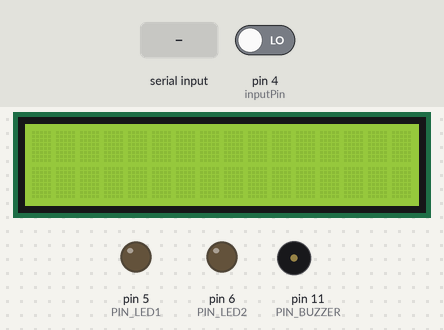
Simulated run of this sketch. Board: Arduino Uno, built with avr-gcc and run on an emulated ATmega328P. On the bench: 16×2 character LCD, output pins drawn as LEDs (lit = HIGH), buzzer (waves = sounding). The test bench sets the inputs (shaded band); at power-on: pin 4 (inputPin) LOW. What the sketch prints to the serial monitor is not drawn.

Above: at 1.2 s.
1.3 s: pin 4 (inputPin) driven HIGH
At 2.0 s:
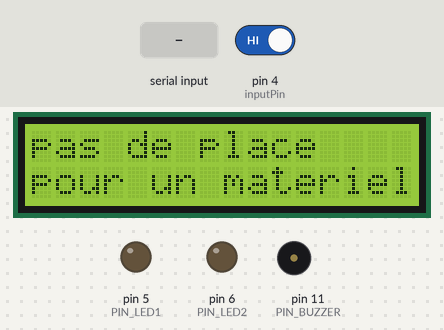
2.8 s: pin 4 (inputPin) driven LOW
At 4.4 s:
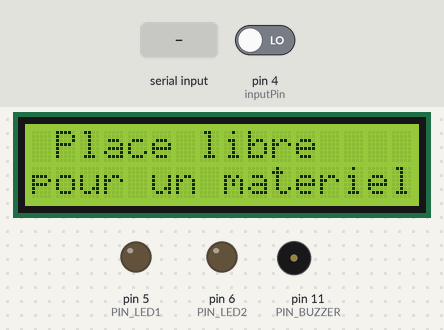
4.7 s: "1" received over Serial
At 5.9 s:
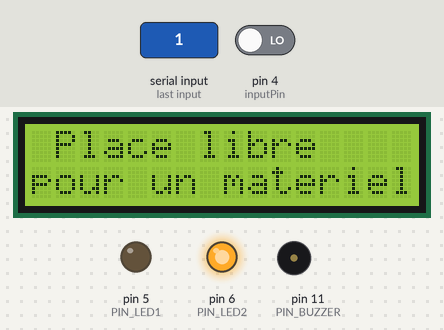
6.2 s: "2" received over Serial
At 7.1 s:
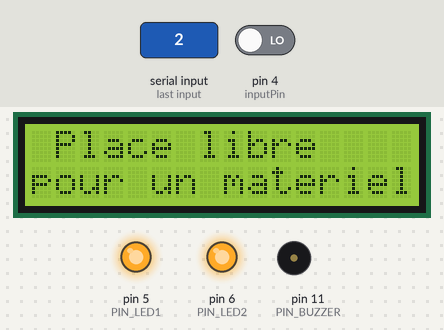
7.7 s: "0" received over Serial
At 8.2 s:
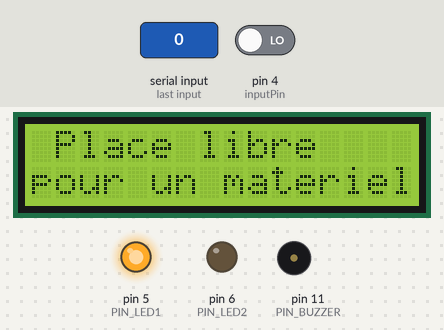
9.2 s: pin 4 (inputPin) driven HIGH
At 10.4 s:
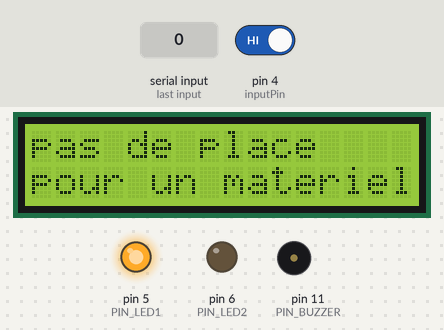
Timing chart, 0 to 11.7 s (numbered marks = the images above; inputs shaded):
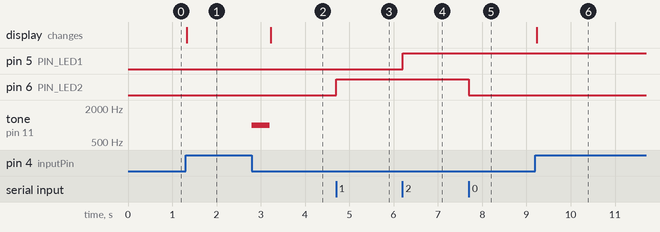

Measured:
- after the input at 1.3 s, the display: changes at once (image 1)
- after the input at 2.8 s, tone on pin 11 (PIN_BUZZER): silent → 1000 Hz at once, → silent 0.40 s later; the display: changes after 0.43 s (image 2)
- after the input at 4.7 s, pin 6 (PIN_LED2): LOW → HIGH at once
- after the input at 6.2 s, pin 5 (PIN_LED1): LOW → HIGH at once
- after the input at 7.7 s, pin 6 (PIN_LED2): HIGH → LOW at once
- after the input at 9.2 s, the display: changes at once (image 6)

The sketch:

arduinoobstacle.ino
```cpp
#define PIN_BUZZER 11
#include <Wire.h>
#include <LiquidCrystal_I2C.h> // pour télécharger la librairie: croquis - include library - manage libraries - LiquidCrystal_I2C.h de Frank de Brabander
LiquidCrystal_I2C lcd(0x27,16,2); //écran LCD 0x27 avec 16 colonnes et 2 lignes (ligne 0 et ligne 1)

int inputPin = 4;
// choose the input pin (for PIR sensor)
          int pirState = LOW;             // we start, assuming no motion detected
          int val = 0;
          #define PIN_LED1 5 //define the LED pins
          #define PIN_LED2 6
          char data;


         // variable for reading the pin status

          void setup() {
            lcd.begin(); //initialisation de l'écran LCD
lcd.cursor_on();
lcd.blink_on();
lcd.backlight();
lcd.cursor_off();
lcd.blink_off();
            pinMode(inputPin, INPUT);     // declare sensor as input

                pinMode(PIN_LED2,OUTPUT);
                pinMode(PIN_LED1,OUTPUT);

            Serial.begin(9600);
          }

          void loop(){
            val = digitalRead(inputPin);  // read input value
            if (val == HIGH) {            // check if the input is HIGH
              if (pirState == LOW) {
                // we have just turned on
                 noTone(PIN_BUZZER);
                Serial.print("       Pas de Place     ");
                //LCD
                lcd.setCursor(0,0); // écriture du texte sur la ligne 1 colonne 5 (centré)
                lcd.print("pas de place "); // texte "hello" sur ligne 1 colonne 5
            lcd.setCursor(0,1); // écriture du texte sur la ligne 2 colonne 7 (centré)
            lcd.print("pour un materiel");
//Serial.print("1");// texte "ok" sur ligne 2 colonne 7
                // We only want to print on the output change, not state
                pirState = HIGH;
              }
            } else {
              if (pirState == HIGH){


                tone(PIN_BUZZER,1000);
                          delay(200);
                          noTone(PIN_BUZZER);
                          tone(PIN_BUZZER,1000);
                          delay(200);
                          noTone(PIN_BUZZER);

                // we have just turned of
                 Serial.print("      Place libre    ");
                 //LCD
                 lcd.setCursor(0,0); // écriture du texte sur la ligne 1 colonne 5 (centré)
lcd.print(" Place libre"); // texte "hello" sur ligne 1 colonne 5
lcd.setCursor(0,1); // écriture du texte sur la ligne 2 colonne 7 (centré)
lcd.print("pour un materiel"); // texte "ok" sur ligne 2 colonne 7
//Serial.print("0");
                // We only want to print on the output change, not state
                pirState = LOW;
              }
            }
            if(Serial.available())

  {data=Serial.read();


  if(data=='1') //ytafi
  { digitalWrite(PIN_LED2,HIGH);
    //Serial.write('1');


  }
    else if (data=='0') //ycha3el
  {
    digitalWrite(PIN_LED2,LOW);
   //Serial.write('0');
  }
   if(data=='2') //ytafi
  { digitalWrite(PIN_LED1,HIGH);
    //Serial.write('2');


  }

    else if (data=='3')
  {
    digitalWrite(PIN_LED1,LOW);
   // Serial.write('3');

  }

  }
// Serial.print("      Place occupee    ");
}
```
